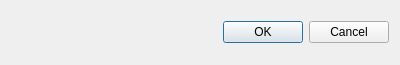
<ui version="4.0" >
 <class>jingleContentDialog</class>
 <widget class="QDialog" name="jingleContentDialog" >
  <property name="geometry" >
   <rect>
    <x>0</x>
    <y>0</y>
    <width>400</width>
    <height>65</height>
   </rect>
  </property>
  <property name="sizePolicy" >
   <sizepolicy vsizetype="Minimum" hsizetype="Minimum" >
    <horstretch>0</horstretch>
    <verstretch>0</verstretch>
   </sizepolicy>
  </property>
  <property name="windowTitle" >
   <string>Dialog</string>
  </property>
  <layout class="QVBoxLayout" name="verticalLayout" >
   <item>
    <widget class="QDialogButtonBox" name="buttonBox" >
     <property name="orientation" >
      <enum>Qt::Horizontal</enum>
     </property>
     <property name="standardButtons" >
      <set>QDialogButtonBox::Cancel|QDialogButtonBox::Ok</set>
     </property>
    </widget>
   </item>
  </layout>
 </widget>
 <resources/>
 <connections>
  <connection>
   <sender>buttonBox</sender>
   <signal>accepted()</signal>
   <receiver>jingleContentDialog</receiver>
   <slot>accept()</slot>
   <hints>
    <hint type="sourcelabel" >
     <x>199</x>
     <y>32</y>
    </hint>
    <hint type="destinationlabel" >
     <x>199</x>
     <y>32</y>
    </hint>
   </hints>
  </connection>
  <connection>
   <sender>buttonBox</sender>
   <signal>rejected()</signal>
   <receiver>jingleContentDialog</receiver>
   <slot>reject()</slot>
   <hints>
    <hint type="sourcelabel" >
     <x>199</x>
     <y>32</y>
    </hint>
    <hint type="destinationlabel" >
     <x>199</x>
     <y>32</y>
    </hint>
   </hints>
  </connection>
 </connections>
</ui>
